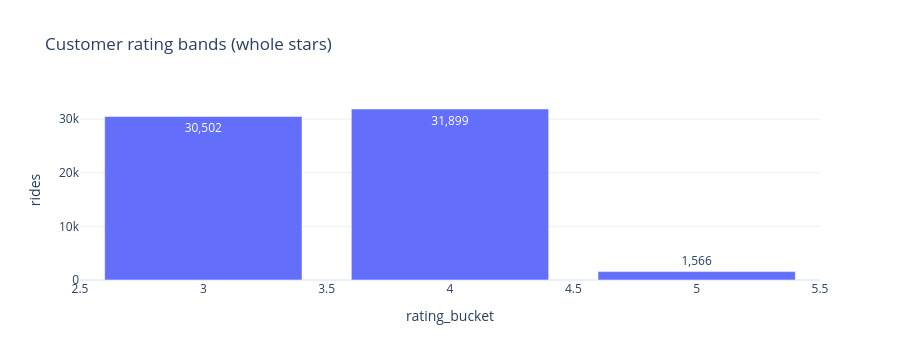

Here is the notebook cell this chart was saved with:
### Code cell
# Ratings, routes, cumulative revenue
r = run("B8"); inc = run("Q10b"); rt = run("B7"); cum = run("B9")
px.bar(r, x="rating_bucket", y="rides", text_auto=",", title="Customer rating bands (whole stars)").update_layout(height=360).show()
px.pie(inc, names="reason", values="incomplete_rides", hole=.45, title="Why rides are incomplete").update_layout(height=360).show()
rt["route"] = rt.Pickup_Location + " → " + rt.Drop_Location
px.bar(rt.sort_values("rides"), x="rides", y="route", orientation="h", title="Top 10 routes (successful rides)").update_layout(height=420).show()
px.area(cum, x="ride_date", y="cumulative_revenue", title="Cumulative revenue (window function)").update_layout(height=380).show()

### Figure 1 — Plotly figure (JSON) as saved in the notebook; plotly's stock layout.template omitted (floating-point values rounded to 4 significant figures)
{"data": [{"hovertemplate": "rating_bucket=%{x}<br>rides=%{y}<extra></extra>", "legendgroup": "", "marker": {"color": "#636efa", "pattern": {"shape": ""}}, "name": "", "orientation": "v", "showlegend": false, "textposition": "auto", "texttemplate": "%{y:,}", "type": "bar", "x": [3, 4, 5], "xaxis": "x", "y": [30502, 31899, 1566], "yaxis": "y"}], "layout": {"barmode": "relative", "height": 360, "legend": {"tracegroupgap": 0}, "title": {"text": "Customer rating bands (whole stars)"}, "xaxis": {"anchor": "y", "domain": [0, 1], "title": {"text": "rating_bucket"}}, "yaxis": {"anchor": "x", "domain": [0, 1], "title": {"text": "rides"}}}}
